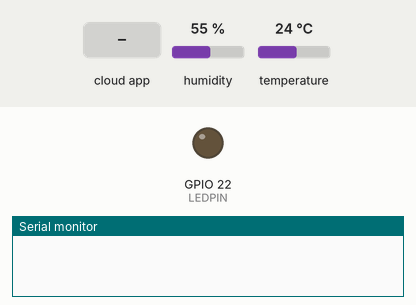
Recording of a sketch running on a simulated ESP32. Shown: output pins drawn as LEDs (lit = HIGH), the last lines printed to the serial monitor. Inputs (shaded band) come from the test bench; at power-on: humidity 55 %, temperature 24 °C. WiFi joins after 1.5 s; servers stay silent unless stated; the Firebase database answers and starts empty.

Above: at 2.7 s.
2.8 s: the phone or cloud app sets bouton to 1
At 5.1 s:
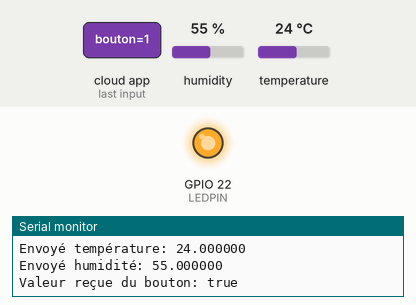
5.4 s: the phone or cloud app sets bouton to 0
At 7.3 s:
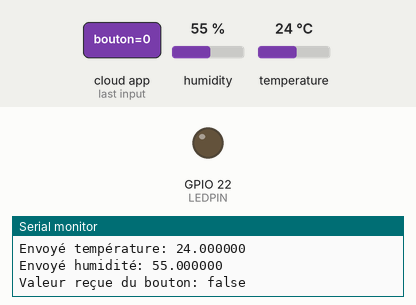
Timing chart, 0 to 8.8 s (numbered marks = the images above; inputs shaded):
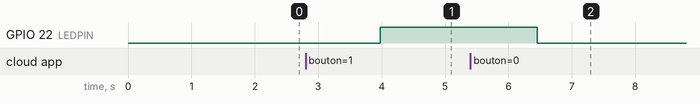

Measured:
- after the input at 2.8 s, GPIO 22 (LEDPIN): LOW → HIGH after 1.2 s
- after the input at 5.4 s, GPIO 22 (LEDPIN): HIGH → LOW after 1.1 s

The sketch:

smart_home_firebase.ino
```cpp
#include <Arduino.h>
#include <WiFi.h>
#include <FirebaseESP32.h>
#include <addons/TokenHelper.h>
#include <Adafruit_Sensor.h>
#include <DHT.h>
#include <DHT_U.h>

// Définition des constantes
#define DHTPIN 21     // Pin sur laquelle le DHT11 est connecté (GPIO 21)
#define DHTTYPE DHT11 // Type de capteur DHT11
DHT dht(DHTPIN, DHTTYPE);

const int LEDPIN = 22;  // Le GPIO 22 est utilisé pour contrôler la LED

// Informations de connexion Firebase
#define WIFI_SSID "Orange00 2.4 Ghz" // SSID du réseau Wi-Fi
#define WIFI_PASSWORD "*************"      // Mot de passe du réseau Wi-Fi
#define API_KEY "*************************************" // Clé API de Firebase
#define DATABASE_URL "https://smart-home-ce704-default-rtdb.firebaseio.com/" // URL de la base de données Firebase
#define USER_EMAIL "yahya@gmail.com"   // Adresse email de l'utilisateur pour Firebase
#define USER_PASSWORD "yahyayahya"     // Mot de passe de l'utilisateur pour Firebase

// Initialisation de Firebase
FirebaseData fbdo;
FirebaseAuth auth;
FirebaseConfig config;

void setup() {
  Serial.begin(115200);

  // Configuration du Wi-Fi
  WiFi.begin(WIFI_SSID, WIFI_PASSWORD);
  while (WiFi.status() != WL_CONNECTED) {
    delay(300);
  }

  // Configuration de Firebase
  config.api_key = API_KEY;
  auth.user.email = USER_EMAIL;
  auth.user.password = USER_PASSWORD;
  config.database_url = DATABASE_URL;

  Firebase.begin(&config, &auth);

  // Initialisation du capteur DHT11
  dht.begin();

  // Configurer la broche de la LED
  pinMode(LEDPIN, OUTPUT);
}

void loop() {
  // Attendre 2 secondes entre chaque lecture
  delay(2000);

  // Lire les valeurs du capteur DHT11
  float temperature = dht.readTemperature();
  float humidity = dht.readHumidity();

  // Vérifier la validité des lectures
  if (isnan(temperature) || isnan(humidity)) {
    Serial.println("Erreur de lecture du DHT11 !");
    return;
  }

  // Afficher les valeurs lues
  Serial.print("Température: ");
  Serial.print(temperature);
  Serial.println(" °C");

  Serial.print("Humidité: ");
  Serial.print(humidity);
  Serial.println(" %");

  // Envoyer les valeurs à Firebase
  if (Firebase.setDouble(fbdo, F("/temperature"), temperature)) {
    Serial.printf("Envoyé température: %f\n", temperature);
  } else {
    Serial.println(fbdo.errorReason());
  }

  if (Firebase.setDouble(fbdo, F("/humidity"), humidity)) {
    Serial.printf("Envoyé humidité: %f\n", humidity);
  } else {
    Serial.println(fbdo.errorReason());
  }

  // Recevoir une valeur lorsqu'un bouton est pressé
  if (Firebase.getBool(fbdo, F("/bouton"))) {
    bool buttonValue = fbdo.to<bool>();
    Serial.printf("Valeur reçue du bouton: %s\n", buttonValue ? "true" : "false");

    // Allumer ou éteindre la LED selon la valeur du bouton
    if (buttonValue) {
      digitalWrite(LEDPIN, HIGH);
    } else {
      digitalWrite(LEDPIN, LOW);
    }
  } else {
    Serial.println(fbdo.errorReason());
  }
}
```
